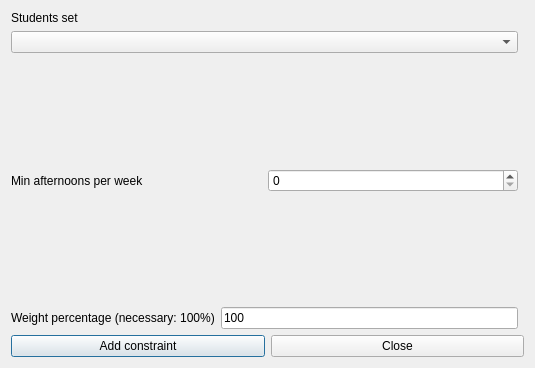
<?xml version="1.0" encoding="UTF-8"?>
<ui version="4.0">
 <class>AddConstraintStudentsSetMinAfternoonsPerWeekForm_template</class>
 <widget class="QDialog" name="AddConstraintStudentsSetMinAfternoonsPerWeekForm_template">
  <property name="geometry">
   <rect>
    <x>0</x>
    <y>0</y>
    <width>535</width>
    <height>368</height>
   </rect>
  </property>
  <property name="windowTitle">
   <string extracomment="This is the title of the dialog to add a new constraint of this type">Add students set min afternoons per week</string>
  </property>
  <layout class="QGridLayout">
   <item row="5" column="0" colspan="2">
    <layout class="QHBoxLayout">
     <item>
      <widget class="QPushButton" name="addConstraintPushButton">
       <property name="text">
        <string>Add constraint</string>
       </property>
      </widget>
     </item>
     <item>
      <widget class="QPushButton" name="closePushButton">
       <property name="text">
        <string>Close</string>
       </property>
      </widget>
     </item>
    </layout>
   </item>
   <item row="4" column="0">
    <layout class="QHBoxLayout">
     <item>
      <widget class="QLabel" name="weightTextLabel">
       <property name="frameShape">
        <enum>QFrame::NoFrame</enum>
       </property>
       <property name="frameShadow">
        <enum>QFrame::Plain</enum>
       </property>
       <property name="text">
        <string>Weight percentage (necessary: 100%)</string>
       </property>
       <property name="wordWrap">
        <bool>false</bool>
       </property>
      </widget>
     </item>
     <item>
      <widget class="QLineEdit" name="weightLineEdit">
       <property name="text">
        <string notr="true">100</string>
       </property>
      </widget>
     </item>
    </layout>
   </item>
   <item row="2" column="0">
    <layout class="QHBoxLayout">
     <item>
      <widget class="QLabel" name="minAfternoonsTextLabel">
       <property name="frameShape">
        <enum>QFrame::NoFrame</enum>
       </property>
       <property name="frameShadow">
        <enum>QFrame::Plain</enum>
       </property>
       <property name="text">
        <string>Min afternoons per week</string>
       </property>
       <property name="wordWrap">
        <bool>false</bool>
       </property>
      </widget>
     </item>
     <item>
      <widget class="QSpinBox" name="minAfternoonsSpinBox"/>
     </item>
    </layout>
   </item>
   <item row="3" column="0">
    <spacer name="spacer1">
     <property name="orientation">
      <enum>Qt::Vertical</enum>
     </property>
     <property name="sizeType">
      <enum>QSizePolicy::Expanding</enum>
     </property>
     <property name="sizeHint" stdset="0">
      <size>
       <width>20</width>
       <height>31</height>
      </size>
     </property>
    </spacer>
   </item>
   <item row="1" column="0">
    <spacer name="spacer1_3">
     <property name="orientation">
      <enum>Qt::Vertical</enum>
     </property>
     <property name="sizeType">
      <enum>QSizePolicy::Expanding</enum>
     </property>
     <property name="sizeHint" stdset="0">
      <size>
       <width>20</width>
       <height>31</height>
      </size>
     </property>
    </spacer>
   </item>
   <item row="0" column="0">
    <layout class="QVBoxLayout">
     <item>
      <widget class="QLabel" name="studentsTextLabel">
       <property name="frameShape">
        <enum>QFrame::NoFrame</enum>
       </property>
       <property name="frameShadow">
        <enum>QFrame::Plain</enum>
       </property>
       <property name="text">
        <string>Students set</string>
       </property>
       <property name="wordWrap">
        <bool>false</bool>
       </property>
      </widget>
     </item>
     <item>
      <widget class="QComboBox" name="studentsComboBox">
       <property name="editable">
        <bool>false</bool>
       </property>
       <property name="insertPolicy">
        <enum>QComboBox::NoInsert</enum>
       </property>
       <property name="duplicatesEnabled">
        <bool>false</bool>
       </property>
      </widget>
     </item>
    </layout>
   </item>
  </layout>
 </widget>
 <layoutdefault spacing="6" margin="11"/>
 <resources/>
 <connections/>
</ui>
